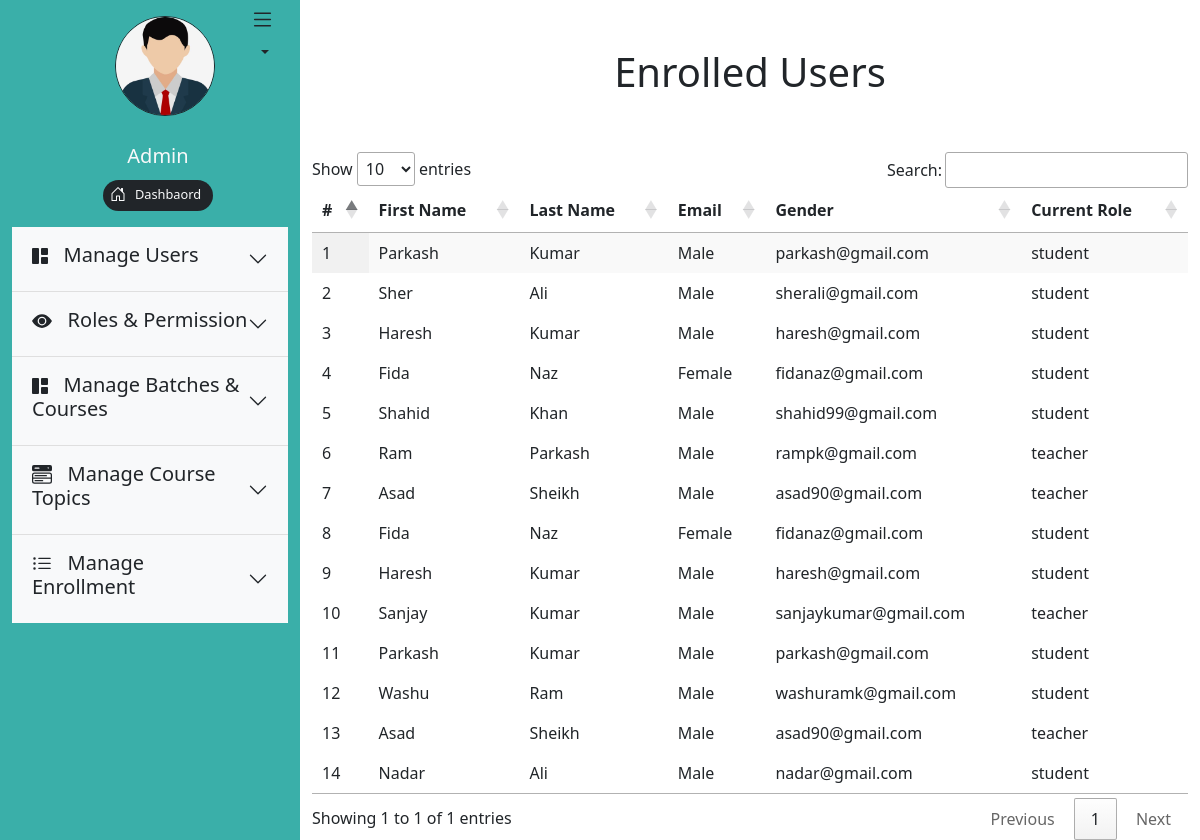
Screenshot of /admin/show_enrolled_users.php with the database file from the repository.
### tables this page shows
CREATE TABLE `users` (
  `user_id` int(11) NOT NULL AUTO_INCREMENT,
  `approved_by` int(11) DEFAULT NULL,
  `status_id` int(11) DEFAULT NULL,
  `first_name` varchar(100) DEFAULT NULL,
  `last_name` varchar(100) DEFAULT NULL,
  `email` varchar(100) DEFAULT NULL,
  `password` text DEFAULT NULL,
  `gender` enum('Male','Female') DEFAULT NULL,
  `date_of_birth` date DEFAULT NULL,
  `image` blob DEFAULT NULL,
  `home_town` text DEFAULT NULL,
  `is_approve` enum('Pending','Approved','Rejected') DEFAULT 'Pending',
  `created_at` datetime DEFAULT NULL,
  `updated_at` datetime DEFAULT NULL,
  PRIMARY KEY (`user_id`),
  UNIQUE KEY `email` (`email`),
  KEY `approved_by` (`approved_by`),
  CONSTRAINT `users_ibfk_1` FOREIGN KEY (`approved_by`) REFERENCES `user_role` (`user_role_id`) ON DELETE CASCADE ON UPDATE CASCADE
);

CREATE TABLE `roles` (
  `role_id` int(11) NOT NULL AUTO_INCREMENT,
  `status_id` int(11) DEFAULT NULL,
  `role_type` varchar(50) DEFAULT NULL,
  `created_at` datetime DEFAULT NULL,
  `updated_at` datetime DEFAULT NULL,
  PRIMARY KEY (`role_id`),
  KEY `status_id` (`status_id`),
  CONSTRAINT `roles_ibfk_1` FOREIGN KEY (`status_id`) REFERENCES `status` (`status_id`) ON DELETE CASCADE ON UPDATE CASCADE
);

### admin/show_enrolled_users.php (the view, shortened to what this page needs)
<?php
require_once("require/header.php");
require_once("../require/database_connection.php");
?>
<div class="col-sm-9">
<h1 class="display-6 p-5 text-center">Enrolled Users</h1>
<table id="example" class="display">
    <thead>
        <tr>
            <th>#</th>
            <th>First Name</th>
            <th>Last Name</th>
            <th>Email</th>
            <th>Gender</th>
            <th>Current Role</th>
        </tr>
    </thead>
    <?php $count = 1;
    $query="SELECT * FROM users, user_role, roles, user_role_batch_course_enrollment
            WHERE users.`user_id`=user_role.`user_id`
            AND user_role.`role_id`=roles.`role_id`
            AND user_role.`user_role_id`= user_role_batch_course_enrollment.`user_role_id`";
     $result = mysqli_query($connection, $query);
     while($data = mysqli_fetch_assoc($result)){
        ?>
        <tbody>
            <tr>
                <td><?php echo $count++; ?></td>
                <td><?php echo $data['first_name']?></td>
                <td><?php echo $data['last_name']?></td>
                <td><?php echo $data['gender']?></td>
                <td><?php echo $data['email'];  ?></td>
                <td><?php echo $data['role_type'] ?></td>
            </tr>
        </tbody>
       <?php } ?>
</div>
<?php require_once("require/footer.php"); ?>

### rows the page displays
users: first_name "Parkash", last_name "Kumar", gender "Male", email "parkash@gmail.com", roles.role_type "student"
users: first_name "Sher", last_name "Ali", gender "Male", email "sherali@gmail.com", roles.role_type "student"
users: first_name "Haresh", last_name "Kumar", gender "Male", email "haresh@gmail.com", roles.role_type "student"
users: first_name "Fida", last_name "Naz", gender "Female", email "fidanaz@gmail.com", roles.role_type "student"
users: first_name "Shahid", last_name "Khan", gender "Male", email "shahid99@gmail.com", roles.role_type "student"
users: first_name "Ram", last_name "Parkash", gender "Male", email "rampk@gmail.com", roles.role_type "teacher"
users: first_name "Asad", last_name "Sheikh", gender "Male", email "asad90@gmail.com", roles.role_type "teacher"
users: first_name "Sanjay", last_name "Kumar", gender "Male", email "sanjaykumar@gmail.com", roles.role_type "teacher"
users: first_name "Washu", last_name "Ram", gender "Male", email "washuramk@gmail.com", roles.role_type "student"
users: first_name "Nadar", last_name "Ali", gender "Male", email "nadar@gmail.com", roles.role_type "student"
